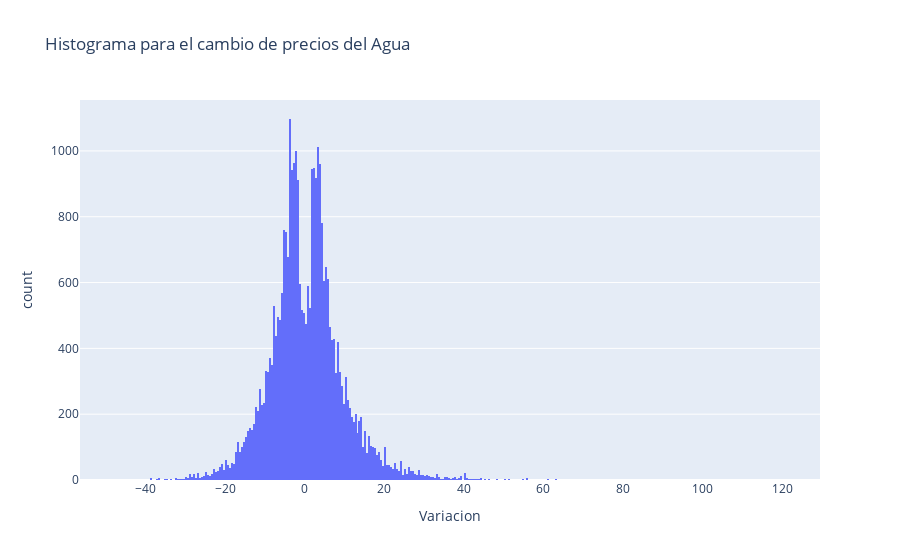

Notebook code for this chart:
### Code cell
import plotly.express as px
#df_var_agua
fig = px.histogram(df_var_agua, x="Variacion", histfunc='avg', title='Histograma para el cambio de precios del Agua')
fig.show()

### Figure 1 — Plotly figure (JSON) as saved in the notebook; plotly's stock layout.template omitted (floating-point values rounded to 4 significant figures; data arrays with more than 128 entries replaced by an {"elided": "..."} marker saying what was removed)
{"data": [{"alignmentgroup": "True", "bingroup": "x", "histfunc": "avg", "hovertemplate": "Variacion=%{x}<br>count=%{y}<extra></extra>", "legendgroup": "", "marker": {"color": "#636efa"}, "name": "", "offsetgroup": "", "orientation": "v", "showlegend": false, "type": "histogram", "x": {"elided": "31466 float values"}, "xaxis": "x", "yaxis": "y"}], "layout": {"barmode": "relative", "legend": {"tracegroupgap": 0}, "title": {"text": "Histograma para el cambio de precios del Agua"}, "xaxis": {"anchor": "y", "domain": [0, 1], "title": {"text": "Variacion"}}, "yaxis": {"anchor": "x", "domain": [0, 1], "title": {"text": "count"}}}}
